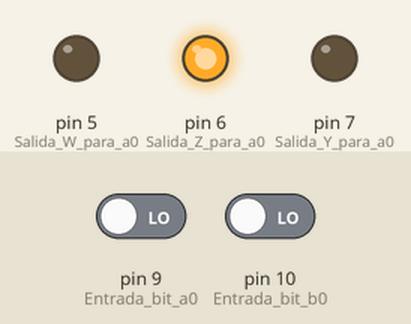
This sketch was run on a simulated Arduino Uno, built with avr-gcc and run on an emulated ATmega328P. Shown: output pins drawn as LEDs (lit = HIGH). The test bench sets the inputs (shaded band); at power-on: pin 9 (Entrada_bit_a0) LOW, pin 10 (Entrada_bit_b0) LOW.

Above: at 1.2 s.
1.3 s: pin 9 (Entrada_bit_a0) driven HIGH
At 1.7 s:
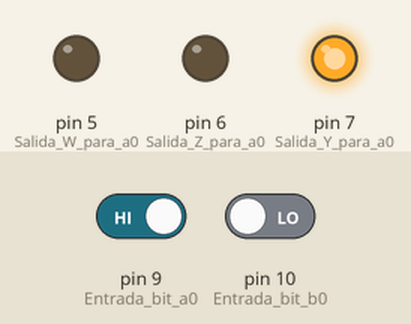
2.8 s: pin 9 (Entrada_bit_a0) driven LOW
At 4.0 s:
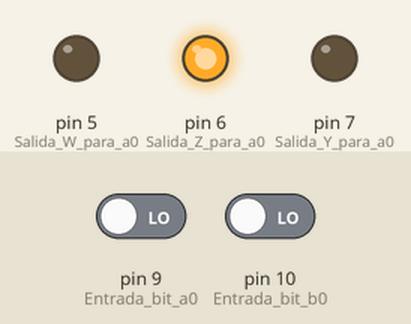
4.3 s: pin 10 (Entrada_bit_b0) driven HIGH
At 5.2 s:
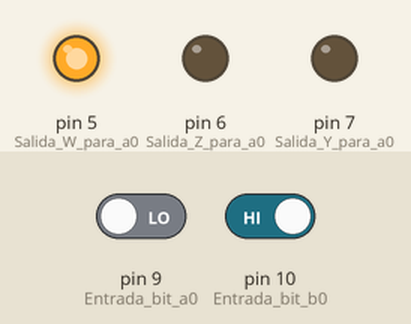
5.8 s: pin 10 (Entrada_bit_b0) driven LOW
At 6.3 s:
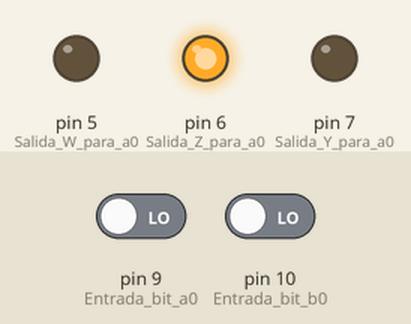
Timing chart, 0 to 8.3 s (numbered marks = the images above; inputs shaded):
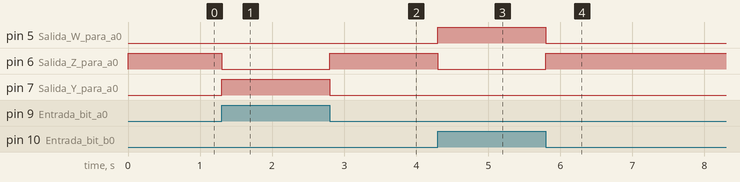

Measured:
- after the input at 1.3 s, pin 6 (Salida_Z_para_a0): HIGH → LOW at once; pin 7 (Salida_Y_para_a0): LOW → HIGH at once
- after the input at 2.8 s, pin 6 (Salida_Z_para_a0): LOW → HIGH at once; pin 7 (Salida_Y_para_a0): HIGH → LOW at once
- after the input at 4.3 s, pin 5 (Salida_W_para_a0): LOW → HIGH at once; pin 6 (Salida_Z_para_a0): HIGH → LOW at once
- after the input at 5.8 s, pin 5 (Salida_W_para_a0): HIGH → LOW at once; pin 6 (Salida_Z_para_a0): LOW → HIGH at once

The sketch:

COMP1BIT.ino
```cpp
//Autor:Dario Jorge Iglesias
boolean a0,b0,Z,Y,W;//Variables de 1 bit
void setup() //Configuración de pines
{
 pinMode(9,INPUT);//Entrada bit a0
 pinMode(10,INPUT);//Entrada bit b0
 pinMode(7,OUTPUT);//Salida Y para a0>b0
 pinMode(6,OUTPUT);//Salida Z para a0=b0
 pinMode(5,OUTPUT);//Salida W para a0<b0
}
void loop()//ciclo infinito
{ //inicio loop
 a0=digitalRead(9);// Leemos entrada a0
 b0=digitalRead(10);//Leemos entrada b0
 Y=a0&!b0;//Operación a0>b0
 digitalWrite(7,Y);//Actualizamos salida
 Z=!(a0^b0);//Operación a0=b0
 digitalWrite(6,Z);//Actualizamos salida
 W=!a0&b0;//Operación a0<b0
 digitalWrite(5,W);//Actualizamos salida
}//fin loop
```
